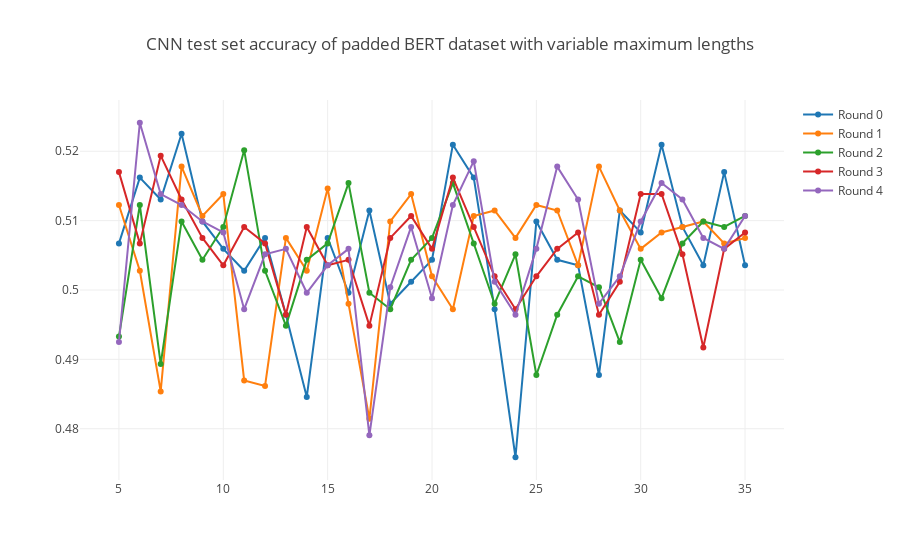

Notebook source saved alongside this figure:
### Code cell
traces = cnn_bert_rounds

# Create traces
def create_scatter(counter):
    acc_dict = traces[counter]
    
    return go.Scatter(
        x = list(acc_dict.keys()),
        y = list(acc_dict.values()),
        mode = 'lines+markers',
        name = 'Round ' + str(counter)
    )

trace_data = [create_scatter(trace) for trace in range(len(traces))]

layout = go.Layout(
    title = 'CNN test set accuracy of padded BERT dataset with variable maximum lengths',
)

fig = go.Figure(data = trace_data, layout = layout)

iplot(fig)

### Figure 1 — Plotly figure (JSON) as saved in the notebook; plotly's stock layout.template omitted (floating-point values rounded to 4 significant figures)
{"data": [{"mode": "lines+markers", "name": "Round 0", "type": "scatter", "uid": "2effce92-43eb-4801-88cd-6aefaec50746", "x": [5, 6, 7, 8, 9, 10, 11, 12, 13, 14, 15, 16, 17, 18, 19, 20, 21, 22, 23, 24, 25, 26, 27, 28, 29, 30, 31, 32, 33, 34, 35], "y": [0.5067, 0.5162, 0.513, 0.5225, 0.5099, 0.5059, 0.5028, 0.5075, 0.4964, 0.4846, 0.5075, 0.4996, 0.5115, 0.498, 0.5012, 0.5043, 0.5209, 0.5162, 0.4972, 0.4759, 0.5099, 0.5043, 0.5036, 0.4877, 0.5115, 0.5083, 0.5209, 0.5091, 0.5036, 0.517, 0.5036]}, {"mode": "lines+markers", "name": "Round 1", "type": "scatter", "uid": "5eaafa57-d4a1-437d-8362-90f888e6fe1c", "x": [5, 6, 7, 8, 9, 10, 11, 12, 13, 14, 15, 16, 17, 18, 19, 20, 21, 22, 23, 24, 25, 26, 27, 28, 29, 30, 31, 32, 33, 34, 35], "y": [0.5123, 0.5028, 0.4854, 0.5178, 0.5107, 0.5138, 0.487, 0.4862, 0.5075, 0.5028, 0.5146, 0.498, 0.4814, 0.5099, 0.5138, 0.502, 0.4972, 0.5107, 0.5115, 0.5075, 0.5123, 0.5115, 0.5036, 0.5178, 0.5115, 0.5059, 0.5083, 0.5091, 0.5099, 0.5067, 0.5075]}, {"mode": "lines+markers", "name": "Round 2", "type": "scatter", "uid": "a249a111-582e-4ba0-afbd-c2f50accfcad", "x": [5, 6, 7, 8, 9, 10, 11, 12, 13, 14, 15, 16, 17, 18, 19, 20, 21, 22, 23, 24, 25, 26, 27, 28, 29, 30, 31, 32, 33, 34, 35], "y": [0.4933, 0.5123, 0.4893, 0.5099, 0.5043, 0.5091, 0.5202, 0.5028, 0.4949, 0.5043, 0.5067, 0.5154, 0.4996, 0.4972, 0.5043, 0.5075, 0.5154, 0.5067, 0.498, 0.5051, 0.4877, 0.4964, 0.502, 0.5004, 0.4925, 0.5043, 0.4988, 0.5067, 0.5099, 0.5091, 0.5107]}, {"mode": "lines+markers", "name": "Round 3", "type": "scatter", "uid": "e914b6ab-8908-42b0-bd36-e737e33414dc", "x": [5, 6, 7, 8, 9, 10, 11, 12, 13, 14, 15, 16, 17, 18, 19, 20, 21, 22, 23, 24, 25, 26, 27, 28, 29, 30, 31, 32, 33, 34, 35], "y": [0.517, 0.5067, 0.5194, 0.513, 0.5075, 0.5036, 0.5091, 0.5067, 0.4964, 0.5091, 0.5036, 0.5043, 0.4949, 0.5075, 0.5107, 0.5059, 0.5162, 0.5091, 0.502, 0.4972, 0.502, 0.5059, 0.5083, 0.4964, 0.5012, 0.5138, 0.5138, 0.5051, 0.4917, 0.5059, 0.5083]}, {"mode": "lines+markers", "name": "Round 4", "type": "scatter", "uid": "49e5acb4-4c1d-4c65-8cf0-e3ba1dc94aa7", "x": [5, 6, 7, 8, 9, 10, 11, 12, 13, 14, 15, 16, 17, 18, 19, 20, 21, 22, 23, 24, 25, 26, 27, 28, 29, 30, 31, 32, 33, 34, 35], "y": [0.4925, 0.5241, 0.5138, 0.5123, 0.5099, 0.5083, 0.4972, 0.5051, 0.5059, 0.4996, 0.5036, 0.5059, 0.4791, 0.5004, 0.5091, 0.4988, 0.5123, 0.5186, 0.5012, 0.4964, 0.5059, 0.5178, 0.513, 0.498, 0.502, 0.5099, 0.5154, 0.513, 0.5075, 0.5059, 0.5107]}], "layout": {"title": {"text": "CNN test set accuracy of padded BERT dataset with variable maximum lengths"}}}
